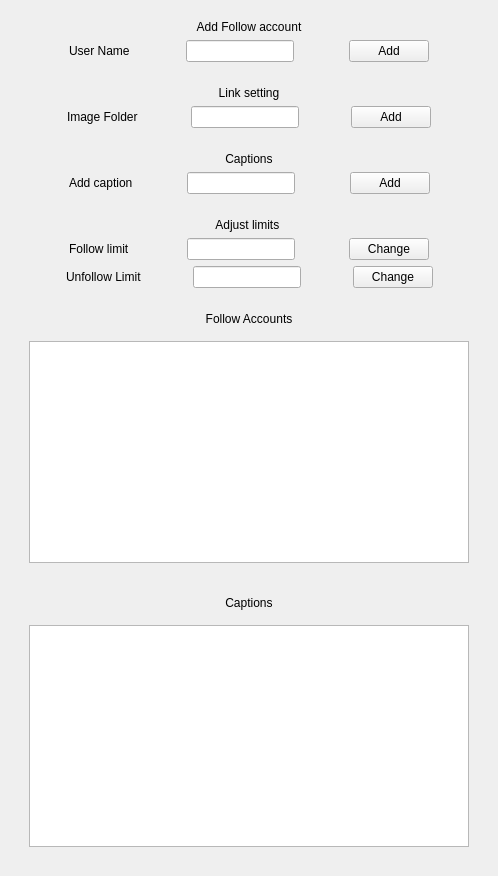
              <widget class="QWidget" name="scrollAreaWidgetContents_2">
               <property name="geometry">
                <rect>
                 <x>0</x>
                 <y>-471</y>
                 <width>498</width>
                 <height>876</height>
                </rect>
               </property>
               <layout class="QVBoxLayout" name="verticalLayout_30">
                <item>
                 <layout class="QVBoxLayout" name="verticalLayout_26">
                  <item>
                   <widget class="QWidget" name="widget_27" native="true">
                    <layout class="QVBoxLayout" name="verticalLayout_32">
                     <item>
                      <widget class="QLabel" name="label_21">
                       <property name="text">
                        <string>Add Follow account</string>
                       </property>
                       <property name="alignment">
                        <set>Qt::AlignCenter</set>
                       </property>
                      </widget>
                     </item>
                     <item>
                      <layout class="QHBoxLayout" name="horizontalLayout_26">
                       <item>
                        <spacer name="horizontalSpacer_27">
                         <property name="orientation">
                          <enum>Qt::Horizontal</enum>
                         </property>
                         <property name="sizeHint" stdset="0">
                          <size>
                           <width>40</width>
                           <height>20</height>
                          </size>
                         </property>
                        </spacer>
                       </item>
                       <item>
                        <widget class="QLabel" name="label_22">
                         <property name="text">
                          <string>User Name</string>
                         </property>
                        </widget>
                       </item>
                       <item>
                        <spacer name="horizontalSpacer_28">
                         <property name="orientation">
                          <enum>Qt::Horizontal</enum>
                         </property>
                         <property name="sizeHint" stdset="0">
                          <size>
                           <width>40</width>
                           <height>20</height>
                          </size>
                         </property>
                        </spacer>
                       </item>
                       <item>
                        <widget class="QLineEdit" name="lineEdit_4"/>
                       </item>
                       <item>
                        <spacer name="horizontalSpacer_33">
                         <property name="orientation">
                          <enum>Qt::Horizontal</enum>
                         </property>
                         <property name="sizeHint" stdset="0">
                          <size>
                           <width>40</width>
                           <height>20</height>
                          </size>
                         </property>
                        </spacer>
                       </item>
                       <item>
                        <widget class="QPushButton" name="pushButton_4">
                         <property name="text">
                          <string>Add</string>
                         </property>
                        </widget>
                       </item>
                       <item>
                        <spacer name="horizontalSpacer_37">
                         <property name="orientation">
                          <enum>Qt::Horizontal</enum>
                         </property>
                         <property name="sizeHint" stdset="0">
                          <size>
                           <width>40</width>
                           <height>20</height>
                          </size>
                         </property>
                        </spacer>
                       </item>
                      </layout>
                     </item>
                    </layout>
                   </widget>
                  </item>
                  <item>
                   <widget class="QWidget" name="widget_23" native="true">
                    <layout class="QVBoxLayout" name="verticalLayout_25">
                     <item>
                      <widget class="QLabel" name="label_19">
                       <property name="text">
                        <string>Link setting</string>
                       </property>
                       <property name="alignment">
                        <set>Qt::AlignCenter</set>
                       </property>
                      </widget>
                     </item>
                     <item>
                      <layout class="QHBoxLayout" name="horizontalLayout_28">
                       <item>
                        <spacer name="horizontalSpacer_34">
                         <property name="orientation">
                          <enum>Qt::Horizontal</enum>
                         </property>
                         <property name="sizeHint" stdset="0">
                          <size>
                           <width>40</width>
                           <height>20</height>
                          </size>
                         </property>
                        </spacer>
                       </item>
                       <item>
                        <widget class="QLabel" name="label_24">
                         <property name="text">
                          <string>Image Folder</string>
                         </property>
                        </widget>
                       </item>
                       <item>
                        <spacer name="horizontalSpacer_36">
                         <property name="orientation">
                          <enum>Qt::Horizontal</enum>
                         </property>
                         <property name="sizeHint" stdset="0">
                          <size>
                           <width>40</width>
                           <height>20</height>
                          </size>
                         </property>
                        </spacer>
                       </item>
                       <item>
                        <widget class="QLineEdit" name="lineEdit_6"/>
                       </item>
                       <item>
                        <spacer name="horizontalSpacer_40">
                         <property name="orientation">
                          <enum>Qt::Horizontal</enum>
                         </property>
                         <property name="sizeHint" stdset="0">
                          <size>
                           <width>40</width>
                           <height>20</height>
                          </size>
                         </property>
                        </spacer>
                       </item>
                       <item>
                        <widget class="QPushButton" name="pushButton_6">
                         <property name="text">
                          <string>Add</string>
                         </property>
                        </widget>
                       </item>
                       <item>
                        <spacer name="horizontalSpacer_41">
                         <property name="orientation">
                          <enum>Qt::Horizontal</enum>
                         </property>
                         <property name="sizeHint" stdset="0">
                          <size>
                           <width>40</width>
                           <height>20</height>
                          </size>
                         </property>
                        </spacer>
                       </item>
                      </layout>
                     </item>
                    </layout>
                   </widget>
                  </item>
                  <item>
                   <widget class="QWidget" name="widget_32" native="true">
                    <layout class="QVBoxLayout" name="verticalLayout_38">
                     <item>
                      <widget class="QLabel" name="label_26">
                       <property name="text">
                        <string>Captions</string>
                       </property>
                       <property name="alignment">
                        <set>Qt::AlignCenter</set>
                       </property>
                      </widget>
                     </item>
                     <item>
                      <layout class="QHBoxLayout" name="horizontalLayout_30">
                       <item>
                        <spacer name="horizontalSpacer_38">
                         <property name="orientation">
                          <enum>Qt::Horizontal</enum>
                         </property>
                         <property name="sizeHint" stdset="0">
                          <size>
                           <width>40</width>
                           <height>20</height>
                          </size>
                         </property>
                        </spacer>
                       </item>
                       <item>
                        <widget class="QLabel" name="label_27">
                         <property name="text">
                          <string>Add caption</string>
                         </property>
                        </widget>
                       </item>
                       <item>
                        <spacer name="horizontalSpacer_39">
                         <property name="orientation">
                          <enum>Qt::Horizontal</enum>
                         </property>
                         <property name="sizeHint" stdset="0">
                          <size>
                           <width>40</width>
                           <height>20</height>
                          </size>
                         </property>
                        </spacer>
                       </item>
                       <item>
                        <widget class="QLineEdit" name="lineEdit_7"/>
                       </item>
                       <item>
                        <spacer name="horizontalSpacer_42">
                         <property name="orientation">
                          <enum>Qt::Horizontal</enum>
                         </property>
                         <property name="sizeHint" stdset="0">
                          <size>
                           <width>40</width>
                           <height>20</height>
                          </size>
                         </property>
                        </spacer>
                       </item>
                       <item>
                        <widget class="QPushButton" name="pushButton_7">
                         <property name="text">
                          <string>Add</string>
                         </property>
                        </widget>
                       </item>
                       <item>
                        <spacer name="horizontalSpacer_43">
                         <property name="orientation">
                          <enum>Qt::Horizontal</enum>
                         </property>
                         <property name="sizeHint" stdset="0">
                          <size>
                           <width>40</width>
                           <height>20</height>
                          </size>
                         </property>
                        </spacer>
                       </item>
                      </layout>
                     </item>
                    </layout>
                   </widget>
                  </item>
                  <item>
                   <widget class="QWidget" name="widget_22" native="true">
                    <layout class="QVBoxLayout" name="verticalLayout_22">
                     <item>
                      <widget class="QLabel" name="label_15">
                       <property name="text">
                        <string>Adjust limits </string>
                       </property>
                       <property name="alignment">
                        <set>Qt::AlignCenter</set>
                       </property>
                      </widget>
                     </item>
                     <item>
                      <layout class="QHBoxLayout" name="horizontalLayout_14">
                       <item>
                        <spacer name="horizontalSpacer_24">
                         <property name="orientation">
                          <enum>Qt::Horizontal</enum>
                         </property>
                         <property name="sizeHint" stdset="0">
                          <size>
                           <width>40</width>
                           <height>20</height>
                          </size>
                         </property>
                        </spacer>
                       </item>
                       <item>
                        <widget class="QLabel" name="label_16">
                         <property name="text">
                          <string>Follow limit </string>
                         </property>
                        </widget>
                       </item>
                       <item>
                        <spacer name="horizontalSpacer_25">
                         <property name="orientation">
                          <enum>Qt::Horizontal</enum>
                         </property>
                         <property name="sizeHint" stdset="0">
                          <size>
                           <width>40</width>
                           <height>20</height>
                          </size>
                         </property>
                        </spacer>
                       </item>
                       <item>
                        <widget class="QLineEdit" name="lineEdit_3"/>
                       </item>
                       <item>
                        <spacer name="horizontalSpacer_26">
                         <property name="orientation">
                          <enum>Qt::Horizontal</enum>
                         </property>
                         <property name="sizeHint" stdset="0">
                          <size>
                           <width>40</width>
                           <height>20</height>
                          </size>
                         </property>
                        </spacer>
                       </item>
                       <item>
                        <widget class="QPushButton" name="folowlimit">
                         <property name="text">
                          <string>Change</string>
                         </property>
                        </widget>
                       </item>
                       <item>
                        <spacer name="horizontalSpacer_29">
                         <property name="orientation">
                          <enum>Qt::Horizontal</enum>
                         </property>
                         <property name="sizeHint" stdset="0">
                          <size>
                           <width>40</width>
                           <height>20</height>
                          </size>
                         </property>
                        </spacer>
                       </item>
                      </layout>
                     </item>
                     <item>
                      <layout class="QHBoxLayout" name="horizontalLayout_24">
                       <item>
                        <spacer name="horizontalSpacer_30">
                         <property name="orientation">
                          <enum>Qt::Horizontal</enum>
                         </property>
                         <property name="sizeHint" stdset="0">
                          <size>
                           <width>40</width>
                           <height>20</height>
                          </size>
                         </property>
                        </spacer>
                       </item>
                       <item>
                        <widget class="QLabel" name="label_18">
                         <property name="text">
                          <string>Unfollow Limit</string>
                         </property>
                        </widget>
                       </item>
                       <item>
                        <spacer name="horizontalSpacer_31">
                         <property name="orientation">
                          <enum>Qt::Horizontal</enum>
                         </property>
                         <property name="sizeHint" stdset="0">
                          <size>
                           <width>40</width>
                           <height>20</height>
                          </size>
                         </property>
                        </spacer>
                       </item>
                       <item>
                        <widget class="QLineEdit" name="lineEdit_5"/>
                       </item>
                       <item>
                        <spacer name="horizontalSpacer_32">
                         <property name="orientation">
                          <enum>Qt::Horizontal</enum>
                         </property>
                         <property name="sizeHint" stdset="0">
                          <size>
                           <width>40</width>
                           <height>20</height>
                          </size>
                         </property>
                        </spacer>
                       </item>
                       <item>
                        <widget class="QPushButton" name="Change">
                         <property name="text">
                          <string>Change</string>
                         </property>
                        </widget>
                       </item>
                       <item>
                        <spacer name="horizontalSpacer_35">
                         <property name="orientation">
                          <enum>Qt::Horizontal</enum>
                         </property>
                         <property name="sizeHint" stdset="0">
                          <size>
                           <width>40</width>
                           <height>20</height>
                          </size>
                         </property>
                        </spacer>
                       </item>
                      </layout>
                     </item>
                    </layout>
                   </widget>
                  </item>
                  <item>
                   <layout class="QVBoxLayout" name="verticalLayout_29">
                    <item>
                     <widget class="QWidget" name="widget_24" native="true">
                      <layout class="QVBoxLayout" name="verticalLayout_27">
                       <item>
                        <layout class="QVBoxLayout" name="verticalLayout_28">
                         <item>
                          <widget class="QLabel" name="label_20">
                           <property name="text">
                            <string>Follow Accounts</string>
                           </property>
                           <property name="alignment">
                            <set>Qt::AlignCenter</set>
                           </property>
                          </widget>
                         </item>
                         <item>
                          <widget class="QWidget" name="widget_25" native="true">
                           <property name="minimumSize">
                            <size>
                             <width>0</width>
                             <height>200</height>
                            </size>
                           </property>
                           <layout class="QHBoxLayout" name="horizontalLayout_25">
                            <item>
                             <widget class="QTableWidget" name="tableWidget_2"/>
                            </item>
                           </layout>
                          </widget>
                         </item>
                        </layout>
                       </item>
                      </layout>
                     </widget>
                    </item>
                   </layout>
                  </item>
                  <item>
                   <widget class="QWidget" name="widget_30" native="true">
                    <layout class="QVBoxLayout" name="verticalLayout_36">
                     <item>
                      <layout class="QVBoxLayout" name="verticalLayout_37">
                       <item>
                        <widget class="QLabel" name="label_25">
                         <property name="text">
                          <string>Captions</string>
                         </property>
                         <property name="alignment">
                          <set>Qt::AlignCenter</set>
                         </property>
                        </widget>
                       </item>
                       <item>
                        <widget class="QWidget" name="widget_31" native="true">
                         <property name="minimumSize">
                          <size>
                           <width>0</width>
                           <height>200</height>
                          </size>
                         </property>
                         <layout class="QHBoxLayout" name="horizontalLayout_29">
                          <item>
                           <widget class="QTableWidget" name="tableWidget_3"/>
                          </item>
                         </layout>
                        </widget>
                       </item>
                      </layout>
                     </item>
                    </layout>
                   </widget>
                  </item>
                 </layout>
                </item>
               </layout>
              </widget>
